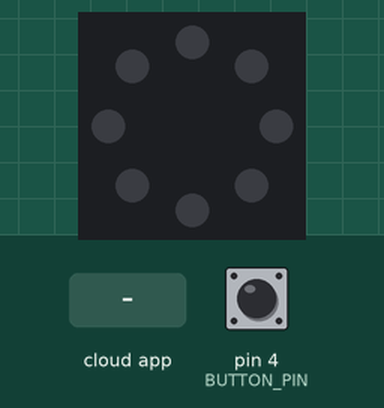
Recording of a sketch running on a simulated Arduino Uno, built with avr-gcc and run on an emulated ATmega328P. On the bench: 8 RGB LEDs in a ring, first at the top, clockwise. The test bench sets the inputs (shaded band); at power-on: pin 4 (BUTTON_PIN) HIGH. The ROS host is connected and sends only what is stated.

Above: at 1.2 s.
1.3 s: the phone or cloud app sets toggle_led_state to MOVE
At 1.7 s:
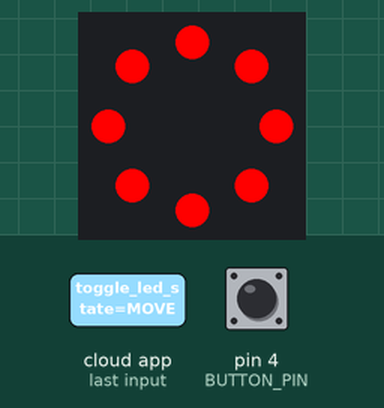
2.8 s: the phone or cloud app sets toggle_led_state to MOVE2WAIT
At 3.3 s:
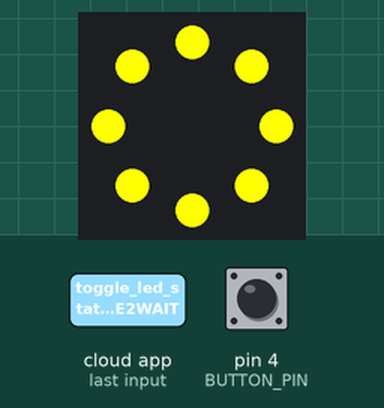
4.3 s: the phone or cloud app sets toggle_led_state to WAIT
At 4.8 s:
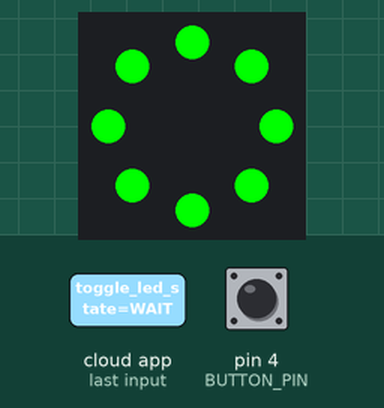
Timing chart, 0 to 7.3 s (numbered marks = the images above; inputs shaded):
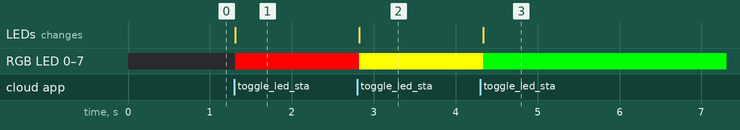

Measured:
- after the input at 1.3 s, RGB LED 0–7: off → RGB(255, 0, 0) at once; the LEDs: change at once (image 1)
- after the input at 2.8 s, RGB LED 0–7: RGB(255, 0, 0) → RGB(255, 255, 0) at once; the LEDs: change at once (image 2)
- after the input at 4.3 s, RGB LED 0–7: RGB(255, 255, 0) → RGB(0, 255, 0) at once; the LEDs: change at once (image 3)

The sketch:

user_switch_node.ino
```cpp
#include <Adafruit_NeoPixel.h>

#include <ros.h>
#include <std_msgs/String.h>
#include <std_msgs/Bool.h>
ros::NodeHandle  nh;
String led_mode = "hoge";

#define LED_DATA_PIN 6
#define BUTTON_PIN 4
#define NUMPIXELS 8
// #define MOVE 0
// #define MOVE2WAIT 1
// #define WAIT 2
Adafruit_NeoPixel pixels(NUMPIXELS, LED_DATA_PIN, NEO_GRB + NEO_KHZ800);

void messageCb( const std_msgs::String& toggle_msg){
  led_mode=toggle_msg.data;
  pixels.clear();
  if(led_mode=="MOVE")for(int i=0;i<NUMPIXELS;i++)pixels.setPixelColor(i, pixels.Color(255, 0, 0));
  if(led_mode=="MOVE2WAIT")for(int i=0;i<NUMPIXELS;i++)pixels.setPixelColor(i, pixels.Color(255, 255, 0));
  if(led_mode=="WAIT")for(int i=0;i<NUMPIXELS;i++)pixels.setPixelColor(i, pixels.Color(0, 255, 0));
  pixels.show();
}
ros::Subscriber<std_msgs::String> sub("toggle_led_state", messageCb );
std_msgs::Bool msg_user_switch_state;
ros::Publisher pub_user_switch_state("user_switch_state", &msg_user_switch_state);


void setup() {
    pinMode(BUTTON_PIN, INPUT_PULLUP);
    pixels.begin();
    nh.initNode();
    nh.advertise(pub_user_switch_state);
    nh.subscribe(sub);
}

// void set_led_state(int state){
//   pixels.clear();
//   if(state==MOVE)for(int i=0;i<NUMPIXELS;i++)pixels.setPixelColor(i, pixels.Color(255, 0, 0));
//   if(state==MOVE2WAIT)for(int i=0;i<NUMPIXELS;i++)pixels.setPixelColor(i, pixels.Color(255, 255, 0));
//   if(state==WAIT)for(int i=0;i<NUMPIXELS;i++)pixels.setPixelColor(i, pixels.Color(0, 255, 0));
//   pixels.show();
// }
void loop() {
  msg_user_switch_state.data=digitalRead(BUTTON_PIN);
  pub_user_switch_state.publish(&msg_user_switch_state);
  nh.spinOnce();
  delay(100);
}
```
